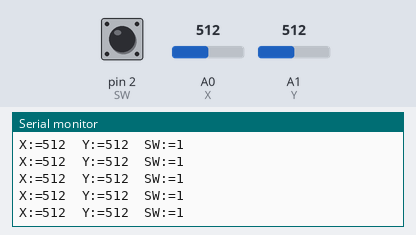
A sketch run on a simulated Arduino Uno, built with avr-gcc and run on an emulated ATmega328P. Parts: the last lines printed to the serial monitor. Inputs (shaded band) come from the test bench; at power-on: A0 (X) = 512, A1 (Y) = 512, pin 2 (SW) HIGH.

Above: at 1.2 s.
1.3 s: A0 (X) set to 716
At 1.31 s:
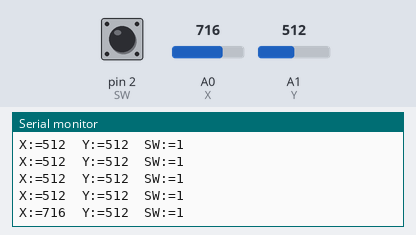
2.8 s: A1 (Y) set to 716
At 2.83 s:
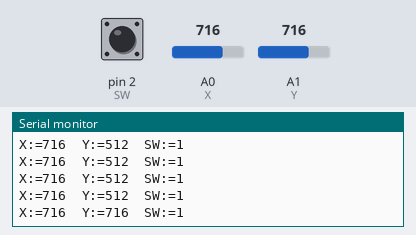
4.3 s: pin 2 (SW) pulled LOW for 0.15 s
At 4.34 s:
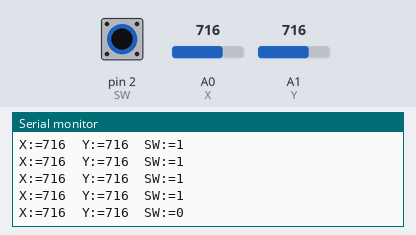
5.9 s: A0 (X) set to 1023
At 5.95 s:
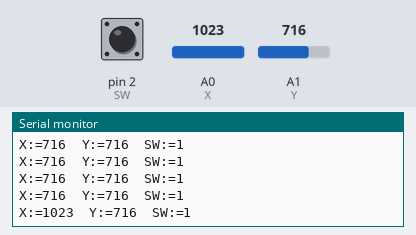
8.9 s: pin 2 (SW) pulled LOW for 1 s
At 8.97 s:
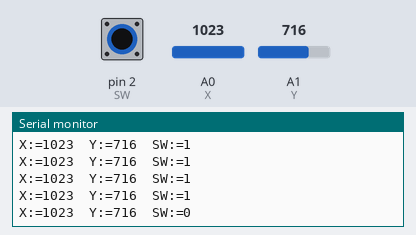
11.4 s: A1 (Y) set to 900
At 11.49 s:
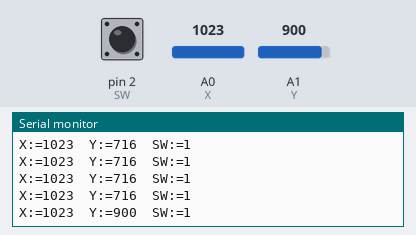
Timing chart, 0 to 13.9 s (numbered marks = the images above; inputs shaded):
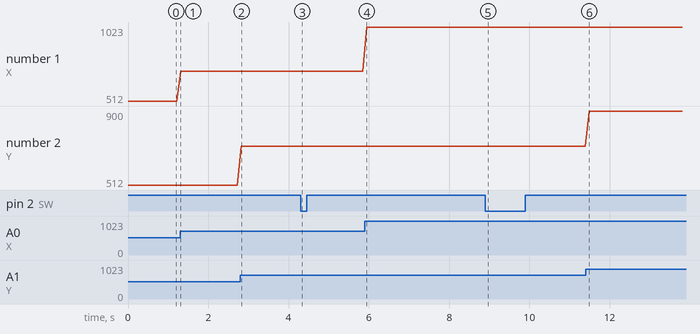

Measured:
- after the input at 1.3 s, the serial monitor: prints a new line at once (image 1)
- after the input at 2.8 s, the serial monitor: prints a new line at once (image 2)
- after the input at 4.3 s, the serial monitor: prints a new line at once (image 3)
- after the input at 5.9 s, the serial monitor: prints a new line at once (image 4)
- after the input at 8.9 s, the serial monitor: prints a new line after 0.07 s (image 5)
- after the input at 11.4 s, the serial monitor: prints a new line after 0.09 s (image 6)
- plotted number 1: 512 → 716 after the input at 1.3 s, 716 → 1023 after the input at 5.9 s
- plotted number 2: 716 → 900 after the input at 11.4 s

The sketch:

cds_led.ino
```cpp
#define SW  2
#define X A0
#define Y A1
void setup() {
 pinMode(SW, INPUT_PULLUP);
 Serial.begin(9600);
}

void loop() {
  int valuex=analogRead(X);
  int valuey=analogRead(Y);
   int sw1=digitalRead(SW);
   Serial.print("X:=");
   Serial.print(valuex);
   Serial.print("  Y:=");
   Serial.print(valuey);
   Serial.print("  SW:=");
   Serial.println(sw1);

   delay(100);

}
```
